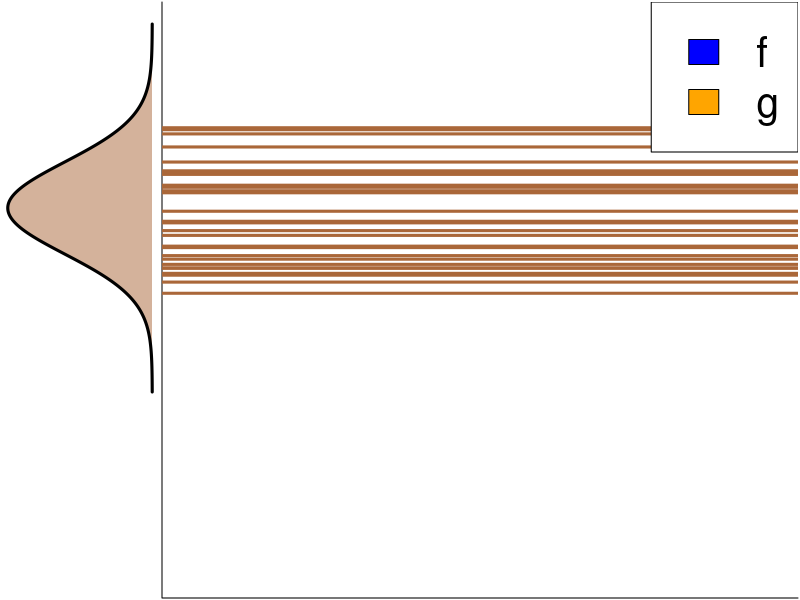
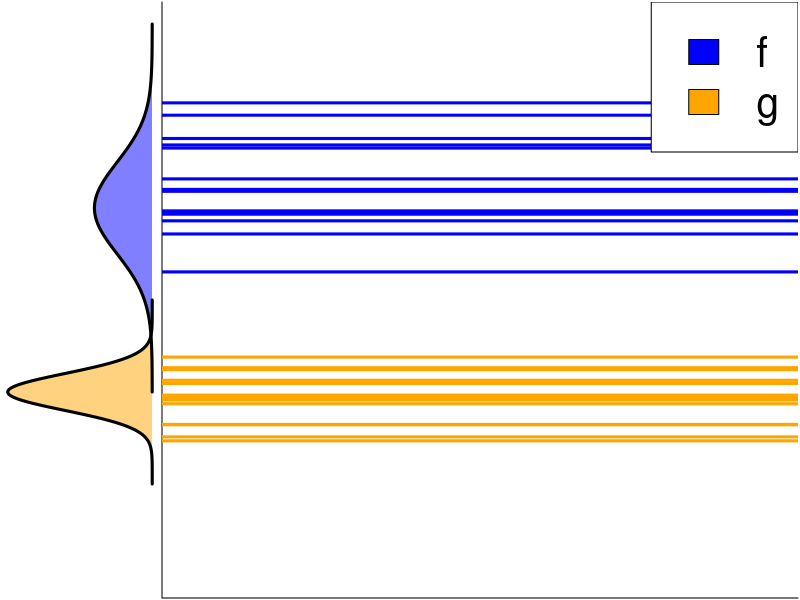
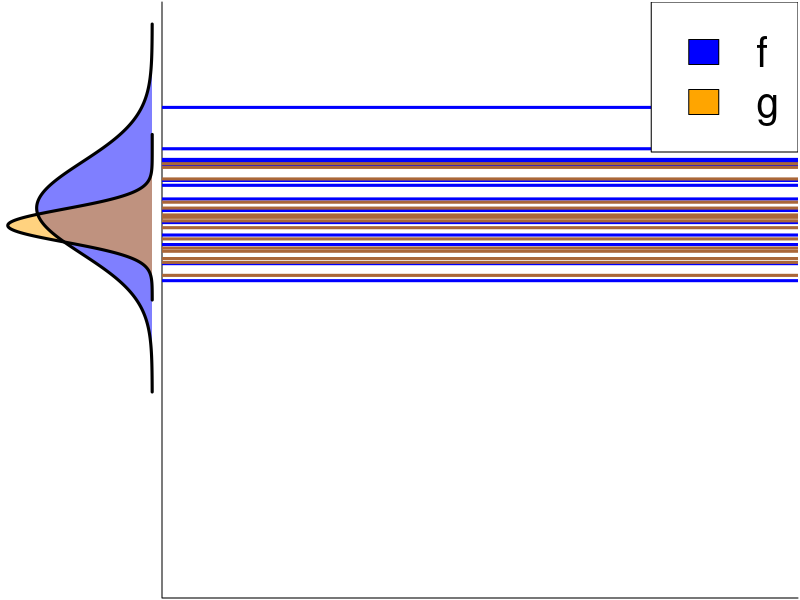
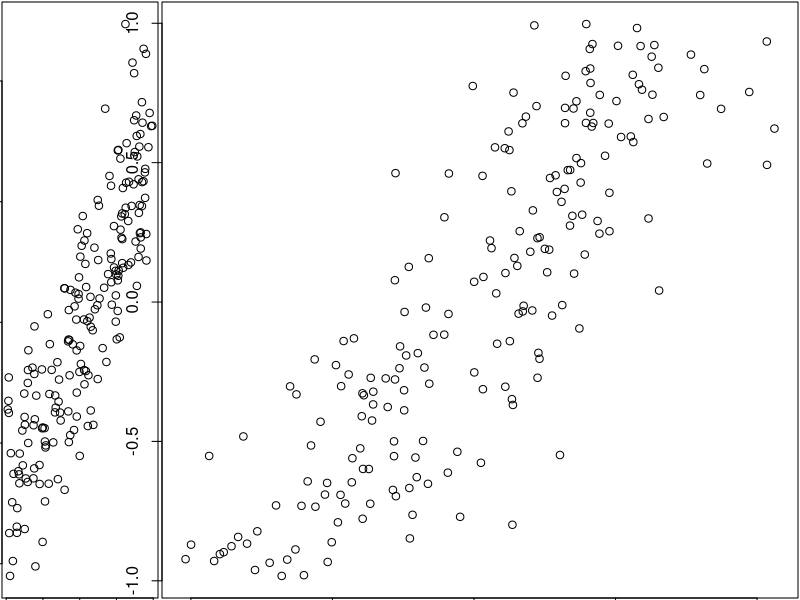
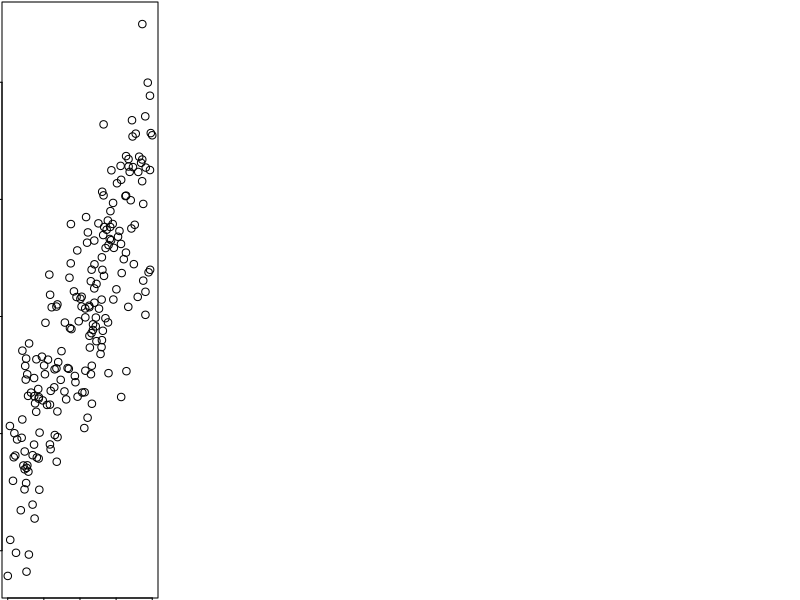

Generate these figures, in order, with R:
## ---- chunk 1
zones=matrix(c(1,2), ncol=2, byrow=TRUE)
layout(zones, widths=c(1/5,4/5), heights=c(1/5,4/5))

val <- seq(-1, 3, length = 200)
marginal <- dnorm(val, mean = 1, sd = 0.5)

par(mar = c(0.1, 0.1, 0.1, 0.1))
plot(-marginal,val,
     type = "n",
     ylim = c(-3,3),
     axes = FALSE,
     xlab = "",
     ylab = "") 

polygon(x = c(-marginal,-marginal[1]),
        y = c(val, val[1]),
        col = rgb(170/255, 103/255, 57/255, 0.5),
        border = NA)

lines(-marginal,val, lwd = 3)

plot(0,0,
     type = "n",
     xlim = c(0,5),
     ylim = c(-3,3),
     bty="L",
     xaxt = "n",
     yaxt = "n",
     xlab = "",
     ylab = "",) 

set.seed(40)
abline(h = rnorm(30, mean = 1, sd = 0.5),
       lwd = 3,
       col = rgb(170/255, 103/255, 57/255))

legend("topright",
       legend = c("f", "g"),
       fill = c("blue", "orange"),
       cex = 2.5)
## ---- chunk 2
zones=matrix(c(1,2), ncol=2, byrow=TRUE)
layout(zones, widths=c(1/5,4/5), heights=c(1/5,4/5))

val1 <- seq(-1, 3, length = 200)
marginal1 <- dnorm(val1, mean = 1, sd = 0.5)

val2 <- seq(-2, 0, length = 200)
marginal2 <- dnorm(val2, mean = -1, sd = 0.2)

par(mar = c(0.1, 0.1, 0.1, 0.1))
plot(-marginal2,val2,
     type = "n",
     ylim = c(-3,3),
     axes = FALSE,
     xlab = "",
     ylab = "") 

polygon(x = c(-marginal1,-marginal1[1]),
        y = c(val1, val1[1]),
        col = rgb(0, 0, 1, 0.5),
        border = NA)

polygon(x = c(-marginal2,-marginal2[1]),
        y = c(val2, val2[1]),
        col = rgb(255/255, 165/255, 0, 0.5),
        border = NA)

lines(-marginal1,val1, lwd = 3)
lines(-marginal2,val2, lwd = 3)

plot(0,0,
     type = "n",
     xlim = c(0,5),
     ylim = c(-3,3),
     bty="L",
     xaxt = "n",
     yaxt = "n",
     xlab = "",
     ylab = "",) 

set.seed(42)
abline(h = rnorm(15, mean = 1, sd = 0.5),
       lwd = 3,
       col = "blue")

abline(h = rnorm(15, mean = -1, sd = 0.2),
       lwd = 3,
       col = "orange")

legend("topright",
       legend = c("f", "g"),
       fill = c("blue", "orange"),
       cex = 2.5)
## ---- chunk 3
zones=matrix(c(1,2), ncol=2, byrow=TRUE)
layout(zones, widths=c(1/5,4/5), heights=c(1/5,4/5))

val <- seq(-1, 3, length = 200)
marginal <- dnorm(val, mean = 1, sd = 0.5)

valIn <- seq(0, 1.8, length = 200)
marginalIn <- dnorm(val, mean = 0.8, sd = 0.4)

par(mar = c(0.1, 0.1, 0.1, 0.1))
plot(-marginalIn,valIn,
     type = "n",
     ylim = c(-3,3),
     axes = FALSE,
     xlab = "",
     ylab = "") 

polygon(x = c(-marginal,-marginal[1]),
        y = c(val, val[1]),
        col = rgb(0, 0, 1, 0.5),
        border = NA)

polygon(x = c(-marginalIn,-marginalIn[1]),
        y = c(valIn, valIn[1]),
        col = rgb(255/255, 165/255, 0, 0.5),
        border = NA)

lines(-marginal,val, lwd = 3)
lines(-marginalIn,valIn, lwd = 3)

plot(0,0,
     type = "n",
     xlim = c(0,5),
     ylim = c(-3,3),
     bty="L",
     xaxt = "n",
     yaxt = "n",
     xlab = "",
     ylab = "",) 

set.seed(41)
abline(h = rnorm(15, mean = 1, sd = 0.5),
       lwd = 3,
       col = "blue")

abline(h = rnorm(15, mean = 0.8, sd = 0.3),
       lwd = 3,
       col = rgb(170/255, 103/255, 57/255))

legend("topright",
       legend = c("f", "g"),
       fill = c("blue", "orange"),
       cex = 2.5)
## ---- chunk 4
yintercept <- 4
slope <- 1.3
obs_error <- .5
x <- runif(200, min = -1, max = 1)
y_mean <- yintercept + slope * x
y_obs <- rnorm(200, mean = y_mean, sd = obs_error)
## ---- chunk 5
plot(y_obs ~ x)
## ---- chunk 6
#| output-location: column
yintercept <- 4
slope <- 1.3
obs_error <- .5
x <- runif(200, min = -1, max = 1)
y_mean <- yintercept + slope * x
y_obs <- rnorm(200, mean = y_mean, sd = obs_error)
plot(y_obs, x)
## ---- chunk 7
yintercept <- 4
slope <- 1.3
obs_error <- .5
x <- runif(200, min = -1, max = 1)
y_mean <- yintercept + slope * x
y_obs <- rnorm(200, mean = y_mean, sd = obs_error)
## ---- chunk 8
plot(y_obs ~ x)
